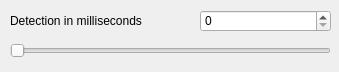
<?xml version="1.0" encoding="UTF-8"?>
<ui version="4.0">
 <class>QtGui</class>
 <widget class="QWidget" name="QtGui">
  <property name="geometry">
   <rect>
    <x>0</x>
    <y>0</y>
    <width>339</width>
    <height>72</height>
   </rect>
  </property>
  <property name="windowTitle">
   <string>Auto Answer Blocker</string>
  </property>
  <widget class="QSpinBox" name="delaySpinBox">
   <property name="geometry">
    <rect>
     <x>200</x>
     <y>10</y>
     <width>131</width>
     <height>22</height>
    </rect>
   </property>
   <property name="maximum">
    <number>5000</number>
   </property>
   <property name="singleStep">
    <number>100</number>
   </property>
  </widget>
  <widget class="QSlider" name="delaySlider">
   <property name="geometry">
    <rect>
     <x>10</x>
     <y>40</y>
     <width>321</width>
     <height>22</height>
    </rect>
   </property>
   <property name="maximum">
    <number>5000</number>
   </property>
   <property name="singleStep">
    <number>100</number>
   </property>
   <property name="pageStep">
    <number>1000</number>
   </property>
   <property name="orientation">
    <enum>Qt::Horizontal</enum>
   </property>
  </widget>
  <widget class="QLabel" name="infoLabel">
   <property name="geometry">
    <rect>
     <x>10</x>
     <y>10</y>
     <width>171</width>
     <height>21</height>
    </rect>
   </property>
   <property name="text">
    <string>Detection in milliseconds</string>
   </property>
  </widget>
 </widget>
 <layoutdefault spacing="6" margin="11"/>
 <resources/>
 <connections>
  <connection>
   <sender>delaySlider</sender>
   <signal>sliderMoved(int)</signal>
   <receiver>QtGui</receiver>
   <slot>set(int)</slot>
   <hints>
    <hint type="sourcelabel">
     <x>170</x>
     <y>50</y>
    </hint>
    <hint type="destinationlabel">
     <x>169</x>
     <y>35</y>
    </hint>
   </hints>
  </connection>
  <connection>
   <sender>delaySpinBox</sender>
   <signal>valueChanged(int)</signal>
   <receiver>QtGui</receiver>
   <slot>set(int)</slot>
   <hints>
    <hint type="sourcelabel">
     <x>265</x>
     <y>20</y>
    </hint>
    <hint type="destinationlabel">
     <x>169</x>
     <y>35</y>
    </hint>
   </hints>
  </connection>
 </connections>
 <slots>
  <slot>set(int)</slot>
 </slots>
</ui>
